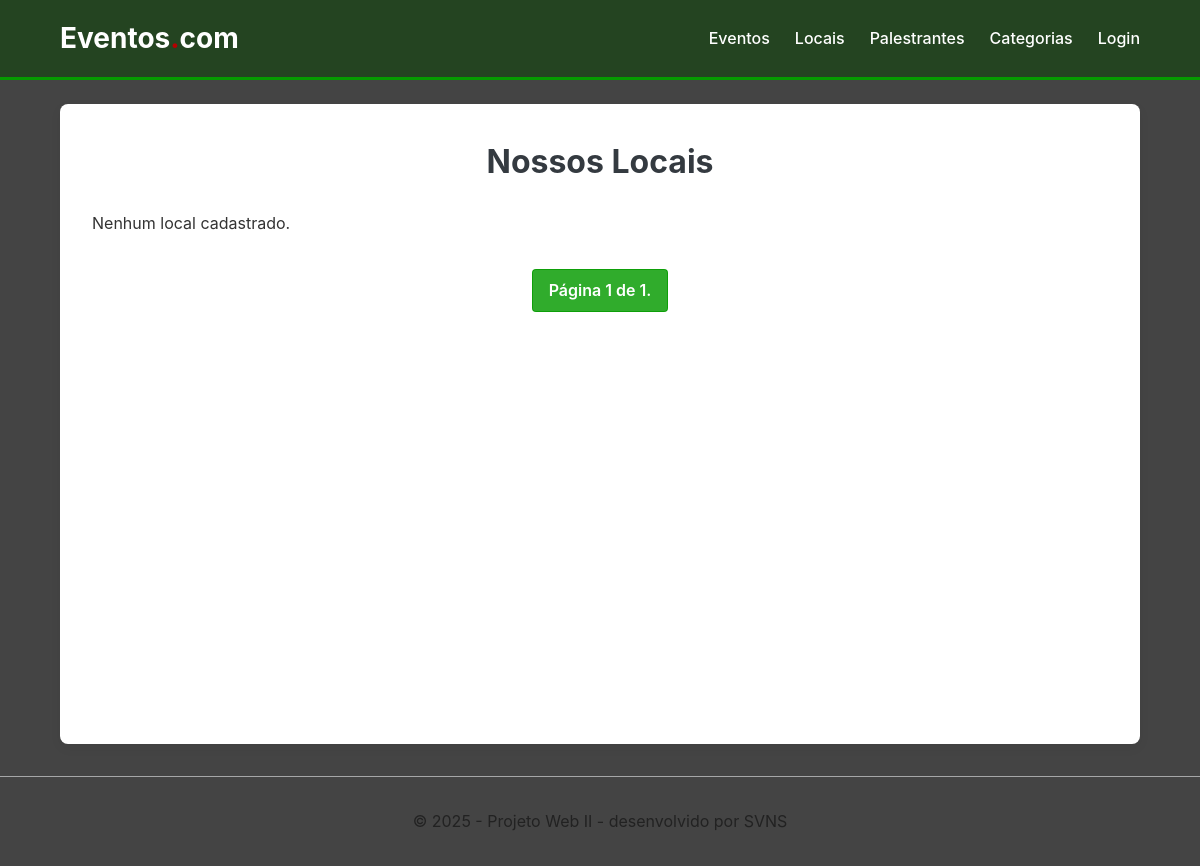
Page /locais/ on the earlier database version.
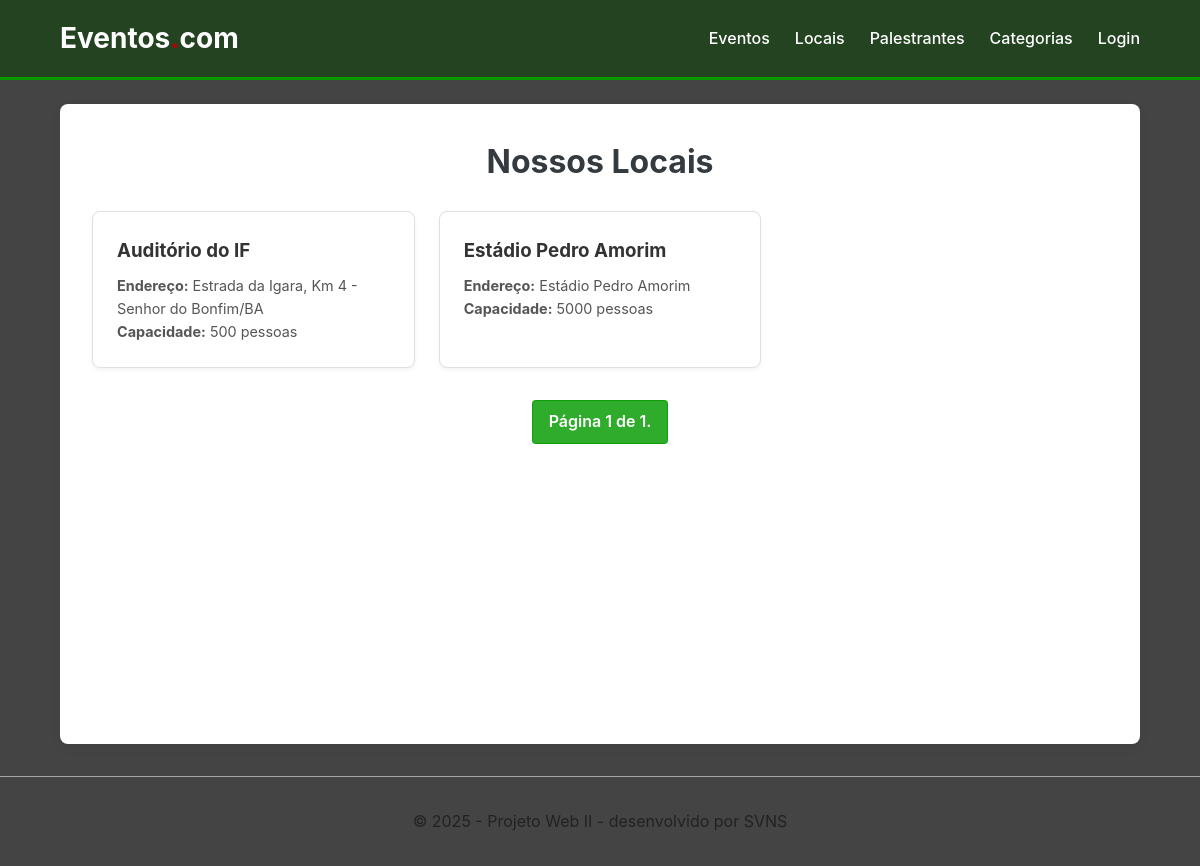
Same page on the later database version.
### projeto_webII_app/models.py (models this page shows, shortened)
class Local(models.Model):
    nome = models.CharField(max_length=150)
    endereco = models.CharField(max_length=300)
    capacidade = models.PositiveIntegerField(default=0)

### projeto_webII_app/views.py (the view)
# urls.py: path('locais/', views.listarLocais, name='listarLocais'),
def listarLocais(request):
    lista_locais = Local.objects.all().order_by('nome')
    paginator = Paginator(lista_locais, 5)
    num_pagina = request.GET.get('page')
    obj_pagina = paginator.get_page(num_pagina)
    return render(request, 'app/listarLocais.html', {'obj_pagina': obj_pagina})

### projeto_webII_app/templates/app/listarLocais.html (shortened to what this page needs)
{% extends 'app/base.html' %}
{% block content %}
    <h1>Nossos Locais</h1>
    <div class="list-container">
        {% for local in obj_pagina %}
            <div class="card">
                <h3>{{ local.nome }}</h3>
                <p><strong>Endereço:</strong> {{ local.endereco }}</p>
                <p><strong>Capacidade:</strong> {{ local.capacidade }} pessoas</p>
            </div>
        {% empty %}
            <p>Nenhum local cadastrado.</p>
        {% endfor %}
    </div>
    <div class="pagination">
        <span class="page-current">
            Página {{ obj_pagina.number }} de {{ obj_pagina.paginator.num_pages }}.
        </span>
    </div>
{% endblock %}

Differences in the rows shown:
added Local: nome "Auditório do IF", endereco "Estrada da Igara, Km 4 - Senhor do Bonfim/BA", capacidade "500"
added Local: nome "Estádio Pedro Amorim", endereco "Estádio Pedro Amorim", capacidade "5000"
Other differences:
text no longer shown: "Nenhum local cadastrado."
